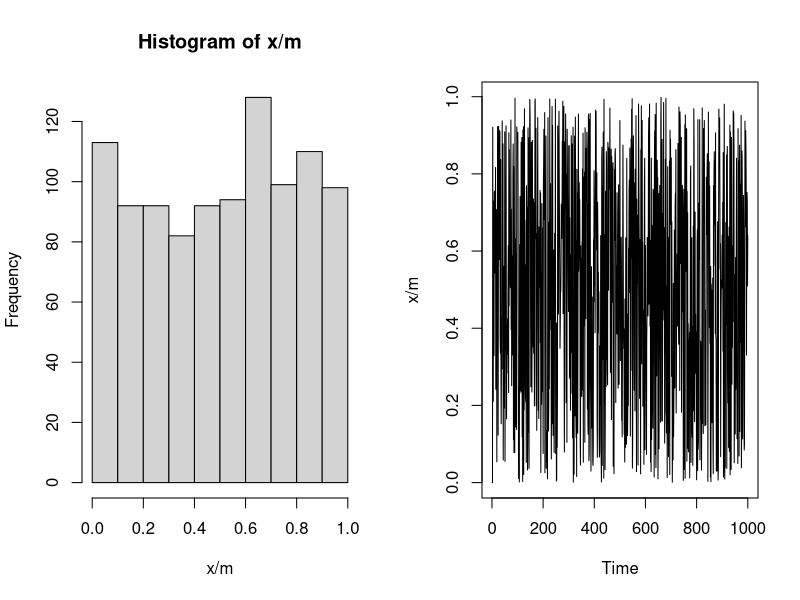
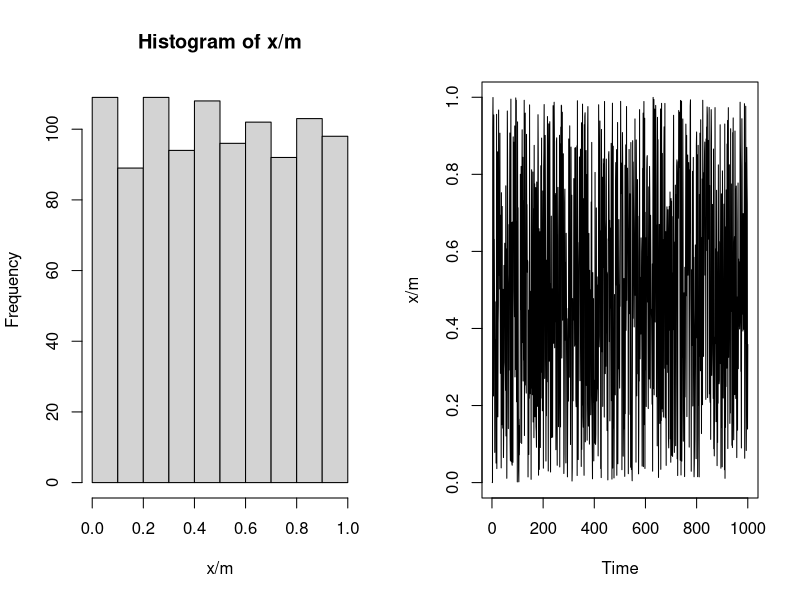

R code for these plots, in order: (Note: this script raises an error after producing the figures.)
###########################################
## Pseudo-random number generation
## using multiple congruential method
###########################################
m <- 2^31 - 1 # choose a value you want
a <- 7^5 # choose a value you want
x <- numeric(length = 1e3)
x[1] <- 7 #x0 -- choose
for(i in 2:1e3)
{
  x[i] <- (a * x[i-1]) %% m
}
# We will visualize using histograms (for testing uniformity)
# and trace plots (for checking independence)
par(mfrow = c(1,2))
hist(x/m) # looks close to uniformly distributed
plot.ts(x/m) # look like it's jumping around too





###########################################
## Pseudo-random number generation
## using mixed congruential method
###########################################
m <- 2^31 - 1 # choose a value you want
a <- 7^5 # choose a value you want
c <- 13
x <- numeric(length = 1e3)
x[1] <- 7 #x0 -- choose
for(i in 2:1e3)
{
  x[i] <- (c+(a * x[i-1])) %% m
}
# We will visualize using histograms (for testing uniformity)
# and trace plots (for checking independence)
par(mfrow = c(1,2))
hist(x/m) # looks close to uniformly distributed
plot.ts(x/m) # look like it's jumping around too



###########################################
## Accept Reject algorithm to draw from
## Binomial(n,p)
###########################################
# setting the seed makes it so that the same sets of
# random variables are realized.
set.seed(1)
# Function draws one value from Binom(n,p)
# n = number of trials
# p = probability of success
draw_binom <- function(n, p)
{
  accept <- 0 # Will track the acceptance
  try <- 0 # Will track the number of proposals
  # upper bound calculated in the notes
  x <- 0:n
  all_c <- choose(n,x) * (1-p)^(n - 2*x) * p^(x-1) # from notes
  c <- max(all_c) + .00001 # what is the value of c ?
  while(accept == 0)
  {
    try <- try + 1
    U <- runif(1)
    prop <- rgeom(1, prob = p) #draw proposal
    ratio <- dbinom(prop, size = n, prob= p)/(c* dgeom(prop, p))# calculate the ratio
    if(U < ratio)
    {
      accept <- 1
      rtn <- prop
    }
  }
  return(c(rtn, try))
}
draw_binom(n = 10, p = .25)


###
# If we want X1, ..., Xn ~ Binom(n.p)
# we need to call the function multiple times
# sample size
N <- 1e3
samp <- numeric(N)
n.try <- numeric(N)
for(t in 1:N)
{
  # I use as a dummy variable often
  foo <- draw_binom(n = 10, p = .25)
  samp[t] <- foo[1]
  n.try[t] <- foo[2]
}
mean(samp) #should be n*p = 2.5
mean(n.try)


# sample size
N <- 1e3 # reducing this
samp <- numeric(N)
n.try <- numeric(N)
for(t in 1:N)
{
  # I use as a dummy variable often
  foo <- draw_binom(n = 10, p = .50)
  samp[t] <- foo[1]
  n.try[t] <- foo[2]
}
mean(samp) #should be n*p = 5
mean(n.try)
# sample size
N <- 1e3 # reducing this
samp <- numeric(N)
n.try <- numeric(N)
for(t in 1:N)
{
  # I use as a dummy variable often
  foo <- draw_binom(n = 100, p = .25)
  samp[t] <- foo[1]
  n.try[t] <- foo[2]
}
mean(samp) #should be n*p = 25
mean(n.try) # when n is large the number of loops is too large!


plot(x, mass.geom, pch = 16, col = "red", type= "n")
points(mass.bin, pch = 16, col = "red", type= "h")
points(mass.geom, pch = 16, col = "blue", type = "h", lty = 2)





# Matching the means:
# choosing p* for rgeom so that np = (1-p*)/p*
p.star <- 1/(n*p + 1)
mass.geom <- dgeom(x, p.star)
mass.bin <- dbinom(x, size = n, prob = p)
all_c <- choose(n,x) * (1-p.star)^(n - 2*x) * p.star^(x-1)
(c <- max(all_c))
plot(mass.geom, pch = 16, col = "red", type= "n")
points(mass.bin, pch = 16, col = "red", type= "h")
points(mass.geom, pch = 16, col = "blue", type = "h", lty = 2)
       
       
?ppois
       
       



trunc_pois <- function(m = 20, lam = 20)
{
  accept <- 0
  try <- 0
  while(!accept)
  {
    try <- try + 1
    prop <- rpois(1, lambda = lam)
    if(prop <= m)
    {
      accept <- 1
    }
  }
  8
  return(c(prop, try))
}
N <- 1e3
out <- replicate(N, trunc_pois())
# out is 2 x 1000 matrix. First row are the samples
# second row are the number of loops
mean(out[1, ]) # mean of trunc pois
mean(out[2, ]) # mean of number loops, similar to c
hist(out[1, ], main = "Hist of Truncated Poisson")


x <- 0:5000

all_c <- dgeom(x, p = .10)/dpois(x, lambda = 10)
max(all_c)
hist(all_c)















# using a box as a proposal
##############################
set.seed(1)
ellipse <- function(a,b)
{
  accept <- 0
  counter <- 0 # count the number of loop
  while(accept == 0)
  {
    counter <- counter + 1
    U1 <- runif(1)
    U2 <- runif(1)
    U11 <- -a + 2*a*U1
    U21 <- -b + 2*b*U2
    if(U11^2/a + U21^2/b <= 1) 
    {
      accept <- 1
      return(c(U11,U21, counter))
    }
  }
}

ellipse(a=2,b=3)
